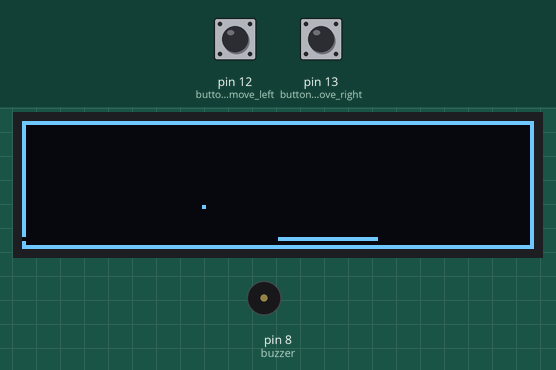
Recording of a sketch running on a simulated Arduino Uno, built with avr-gcc and run on an emulated ATmega328P. Parts: 128×32 one-colour display, buzzer (waves = sounding, pin HIGH). The inputs (shaded band) are chosen by the test bench; at power-on: pin 12 (button_for_move_left) HIGH, pin 13 (button_for_move_right) HIGH. Random numbers use the default seed unless the sketch sets one; what the sketch prints to the serial monitor is not drawn.

Above: at 1.26 s.
1.3 s: pin 12 (button_for_move_left) pulled LOW for 0.15 s
At 1.77 s:
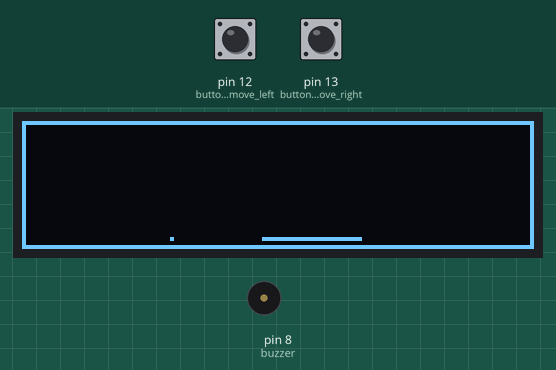
At 3.2 s:
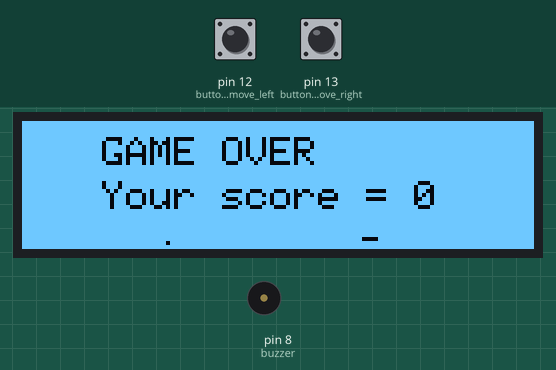
Timing chart, 0 to 4.7 s (numbered marks = the images above; inputs shaded):
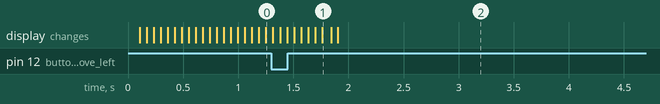

The sketch:

ITC_Assignment04.ino
```cpp
#include <SPI.h>
#include <Wire.h>
#include <Adafruit_GFX.h>
#include <Adafruit_SSD1306.h>
#define SCREEN_WIDTH 128
#define SCREEN_HEIGHT 32
#define OLED_RESET -1
Adafruit_SSD1306 OLED(SCREEN_WIDTH, SCREEN_HEIGHT, &Wire, OLED_RESET);

int random_value;

//for player
int moveToRight;
int moveToLeft;

int player_x = 64;
int player_y = 29;
int player_width = 25;
int score = 0;

//for the ball
int ball_x = 64;
int ball_y = 2;
int ball_radius = 2.5;

void drawArea();
void endGame();

//for sound
int buzzer = 8;
void soundPoint();
void soundHitWall();

void setup() {
  OLED.begin(SSD1306_SWITCHCAPVCC, 0x3C);
  OLED.clearDisplay();
  //drawArea();
  Serial.begin(9600);
  pinMode(13, INPUT_PULLUP); // button for move right
  pinMode(12, INPUT_PULLUP);// button for move left
  pinMode(buzzer,OUTPUT);
  //for randomseed
  randomSeed(analogRead(A0));

  //OLED.setTextColor(WHITE, BLACK);
  //OLED.setCursor(15, 1);
  //OLED.setTextSize(1);
  //OLED.println("");
  //OLED.setCursor(10, 18);
  //OLED.setTextSize(2);
  //OLED.println("");

  OLED.display();
}

int debounce = 150, time = 0 ;
int new_player_x , before_player_x;

int new_ball_x , new_ball_y;
int ball_change_x = 1, ball_change_y = 1;
int ball_time = 0;
int new_score = 0;

bool stop_the_game = false;
void loop() {

  random_value = random(1, 10);
  moveToRight = digitalRead(13);
  moveToLeft = digitalRead(12);


  if (!stop_the_game)
  {
  drawArea();
  //soundPoint();
    Serial.println("game is running");
    //for player
    if (moveToRight == 0 && millis() - time > debounce) {
      Serial.println("player move right");
      Serial.println(random_value);
      before_player_x = player_x;
      new_player_x = player_x + 4;
      player_x =  new_player_x ;

      time = millis();
      //delay(300);
    }
    if (moveToLeft == 0 && millis() - time > debounce) {
      Serial.println("player move left");
      before_player_x = player_x;
      new_player_x = player_x - 4 ;
      player_x =  new_player_x ;
      time = millis();
      //delay(300);
    }
    //เช็คเงื่อนไข ไม่ให้ play ตกขอบขวา
    if (player_x + player_width > 127) {
      player_x = 127 - player_width;
    }
    //เช็คเงื่อนไขไม่ให้ player ตกขอบซ้าย
    if (player_x < 1) {
      player_x = 1;
    }

    //for the ball
    if (millis() - ball_time > 35) {
      new_ball_x = ball_x - ball_change_x ;
      new_ball_y = ball_y + ball_change_y;
      //ถ้าบอลตกลงมาแล้วโดน player จะเพิ่ม score แล้วเด้งบอลกลับ มีเสียงเพลงด้วย
      if (new_ball_y >= player_y && new_ball_x >= player_x && new_ball_x <= player_x + player_width )
      {
        ball_change_y = -(ball_change_y);
        new_ball_y += ball_change_y;
        score += 1;
        soundPoint();
      }
      //ถ้าบนชนหลังคาจะเด้งกลับลงมา
      if (new_ball_y <= 1) {
        ball_change_y = -(ball_change_y);
        ball_change_x = -(ball_change_x);
        soundHitWall();
      }
      //ถ้าชนขอบซ้ายหรือขวาจะเด้งกลับ
      if (new_ball_x <= 1 || new_ball_x >= 127) {
        ball_change_x = -(ball_change_x);
        soundHitWall();
      }
    }

    //ถ้าบอลตกลงไปถึงขอบล่างจะ game over
    if (new_ball_y >= 31)
    {
      endGame();
    }
    ball_time = millis();
    //draw the ball movement
    OLED.drawPixel(ball_x, ball_y, BLACK);
    delay(50);
    OLED.drawPixel(new_ball_x, new_ball_y, WHITE);

  }

  new_score = score;
  ball_x = new_ball_x;
  ball_y = new_ball_y;

  //draw player movement
  OLED.drawFastHLine(before_player_x, player_y, player_width, BLACK);
  OLED.drawFastHLine(player_x, player_y, player_width, WHITE); //สําหรับวาดกระดานเพื่อใช้เป็นตัวผู้เล่น

  OLED.display();
}
void drawArea() {
  OLED.drawRect(0, 0, 128, 32, WHITE);
}
void endGame() {
  OLED.fillScreen(WHITE);
  OLED.setCursor(20, 4);
  OLED.setTextColor(BLACK);
  OLED.setTextSize(1);
  OLED.print("GAME OVER");

  OLED.setCursor(20, 15);
  OLED.setTextColor(BLACK);
  OLED.setTextSize(1);
  OLED.print("Your score = ");
  OLED.print(new_score);
  OLED.display();
  Serial.println("the game is over");
  stop_the_game = true;
}

void soundPoint()
{
//  digitalWrite(buzzer,HIGH);
//
//  digitalWrite(buzzer,LOW);
 tone( buzzer, 250, 50);
}

void soundHitWall(){
  tone(buzzer, 500, 50);
}
```
